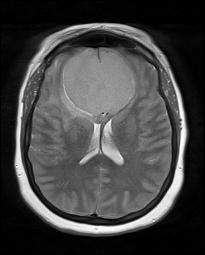
#> input picture 19_MR_s_output/19_MR_s1.jpg, 205 x 255 px
$ python region_grow.py
#> lines starting #> are read from the running program, lines starting #| are printed output that depends on the picture
import cv2
import os
import numpy as np
import matplotlib.pyplot as plt

# Cargar la imagen desde el path proporcionado
image_path = "19_MR_s_output/19_MR_s1.jpg"
img_with_tumor = cv2.imread(image_path)
#> img_with_tumor is the input picture: shape (255, 205, 3); min 0, max 255, mean 67.5

# Convertir la imagen de MRI con tumor a escala de grises
img_with_tumor_gray = cv2.cvtColor(img_with_tumor, cv2.COLOR_BGR2GRAY)

# Aplicar ecualización del histograma
img_eq = cv2.equalizeHist(img_with_tumor_gray)
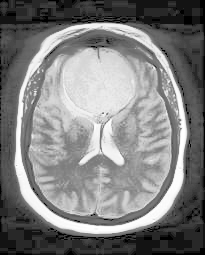
#> img_eq: shape (255, 205); min 0, max 255, mean 127.3

# Función del algoritmo de crecimiento de regiones
# [59 lines left out: functions region_growing, mouse_click, not called in this run]

# Mostrar la imagen y esperar a que el usuario haga clic
cv2.imshow("Selecciona el punto de inicio", img_with_tumor_gray)
cv2.setMouseCallback("Selecciona el punto de inicio", mouse_click)

# Esperar a que el usuario cierre la ventana
cv2.waitKey(0)
cv2.destroyAllWindows()
